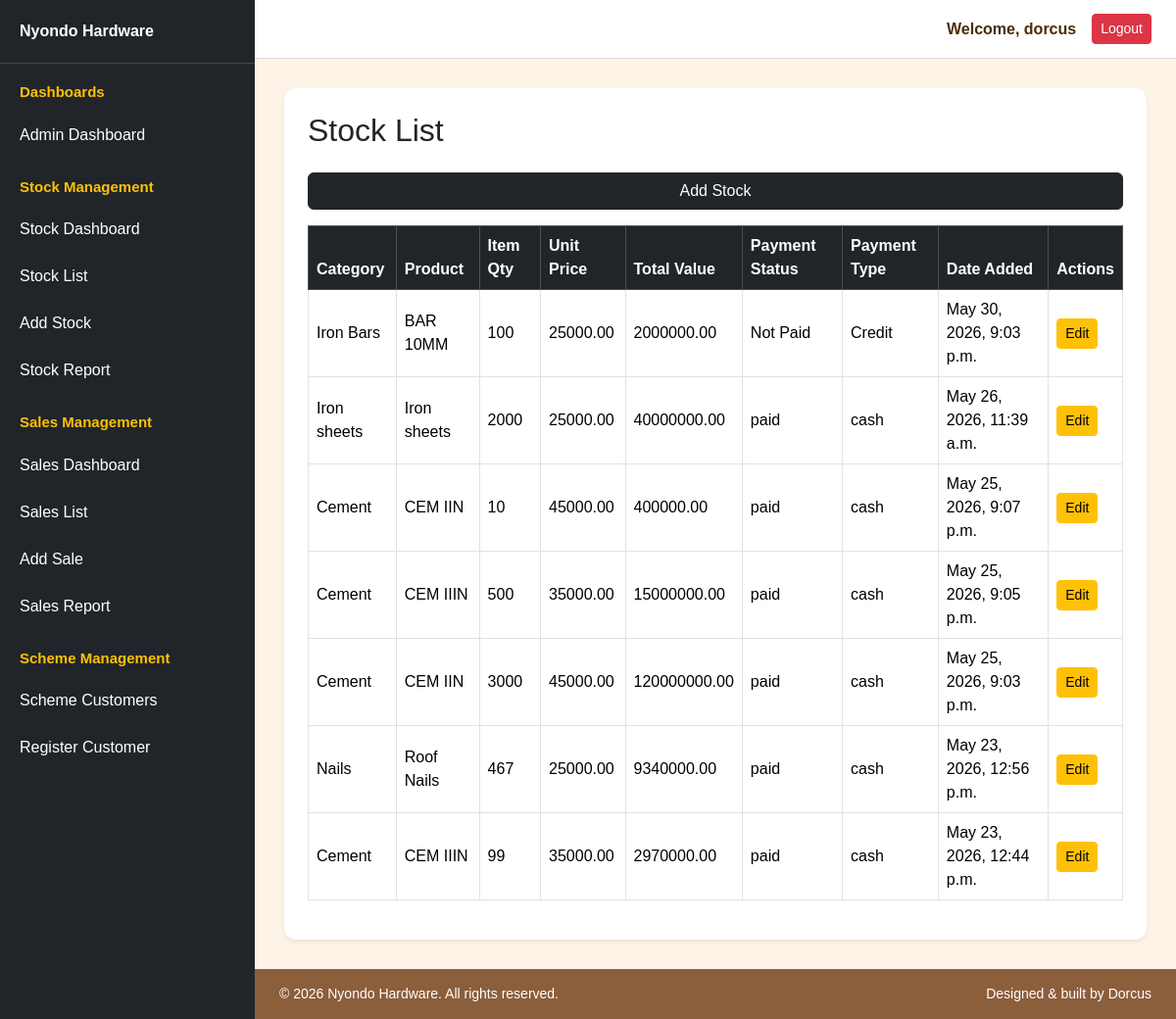
The app's page /nyondo/stock/ (signed in), older data.
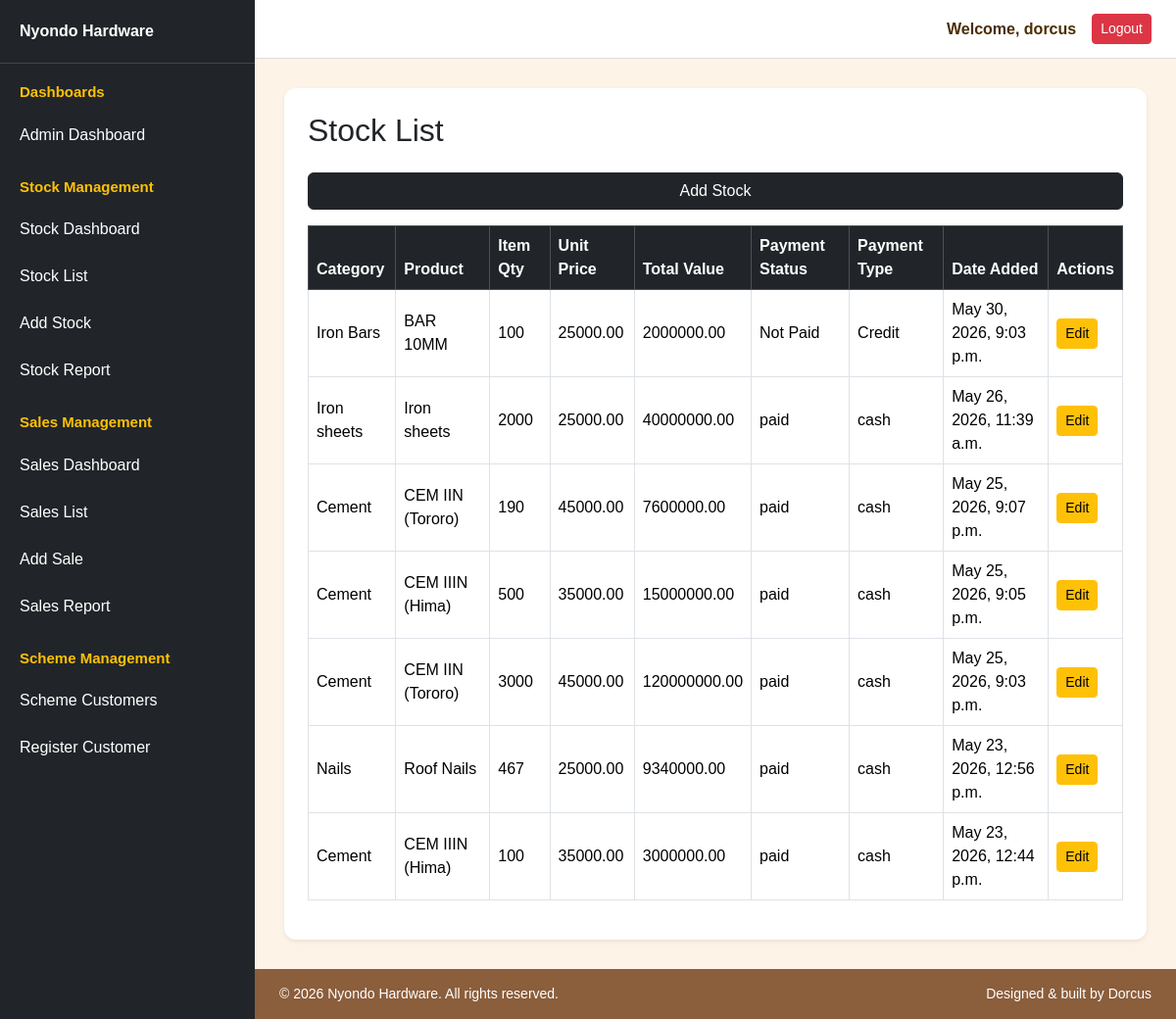
The same page, newer data.
### nyondo/models.py (models this page shows, shortened)
class Stock(models.Model):
    PAYMENT_STATUS_CHOICES = [('Paid', 'Paid'), ('Not Paid', 'Not Paid')]
    PAYMENT_TYPE_CHOICES = [('Cash', 'Cash'), ('Mobile Money', 'Mobile Money'), ('Bank Transfer', 'Bank Transfer'), ('Credit', 'Credit')]
    supplier = models.CharField(max_length=100)
    category = models.CharField(max_length=100)
    product_name = models.CharField(max_length=100)
    quantity_delivered = models.PositiveIntegerField(default=0)
    unit_cost = models.DecimalField(max_digits=10, decimal_places=2)
    total_value_goods = models.DecimalField(max_digits=12, decimal_places=2, default=0)
    unit_price = models.DecimalField(max_digits=10, decimal_places=2)
    supplier_payment_status = models.CharField(max_length=20, choices=PAYMENT_STATUS_CHOICES, default='Not Paid')
    payment_type = models.CharField(max_length=50, choices=PAYMENT_TYPE_CHOICES, blank=True, null=True)
    date_added = models.DateTimeField(default=timezone.now)

### nyondo/views.py (the view)
# urls.py: path('stock/', views.stock_list, name='stock_list'),
@login_required
@admin_or_stock_manager_required
def stock_list(request):
    stocks = Stock.objects.all().order_by('-date_added')
    return render(
        request,
        'stock_list.html',
        {'stocks': stocks}
    )

### nyondo/templates/stock_list.html
{% extends 'base.html' %}
{% block content %}
<div class="card shadow-sm p-4">
<h2 class="mb-4">Stock List</h2>
<a href="{% url 'add_stock' %}" class="btn btn-dark mb-3">
Add Stock
</a>
<div class="table-responsive">
<table class="table table-bordered table-hover align-middle">
<thead class="table-dark">
<tr>
<th>Category</th>
<th>Product</th>
<th>Item Qty</th>
<th>Unit Price</th>
<th>Total Value</th>
<th>Payment Status</th>
<th>Payment Type</th>
<th>Date Added</th>
<th>Actions</th>
</tr>
</thead>
<tbody>
{% for stock in stocks %}
<tr>
<td>{{ stock.category }}</td>
<td>{{ stock.product_name }}</td>
<td>{{ stock.quantity_delivered }}</td>
<td>{{ stock.unit_price }}</td>
<td>{{ stock.total_value_goods }}</td>
<td>{{ stock.supplier_payment_status }}</td>
<td>{{ stock.payment_type }}</td>
<td>{{ stock.date_added }}</td>
<td>
<a href="{% url 'edit_stock' stock.id %}" class="btn btn-sm btn-warning">
    Edit
</a>
</td>
</tr>
{% empty %}
<tr>
<td colspan="10" class="text-center">
No stock available.
</td>
</tr>
{% endfor %}
</tbody>
</table>
</div>
</div>
{% endblock %}

Row changes from the older to the newer data that the page shows:
changed Stock "May 25, 2026, 9:07 p.m.": product_name "CEM IIN" → "CEM IIN (Tororo)"; quantity_delivered "10" → "190"; total_value_goods "400000.00" → "7600000.00"
changed Stock "May 25, 2026, 9:05 p.m.": product_name "CEM IIIN" → "CEM IIIN (Hima)"
changed Stock "May 25, 2026, 9:03 p.m.": product_name "CEM IIN" → "CEM IIN (Tororo)"
changed Stock "May 23, 2026, 12:44 p.m.": product_name "CEM IIIN" → "CEM IIIN (Hima)"; quantity_delivered "99" → "100"; total_value_goods "2970000.00" → "3000000.00"
